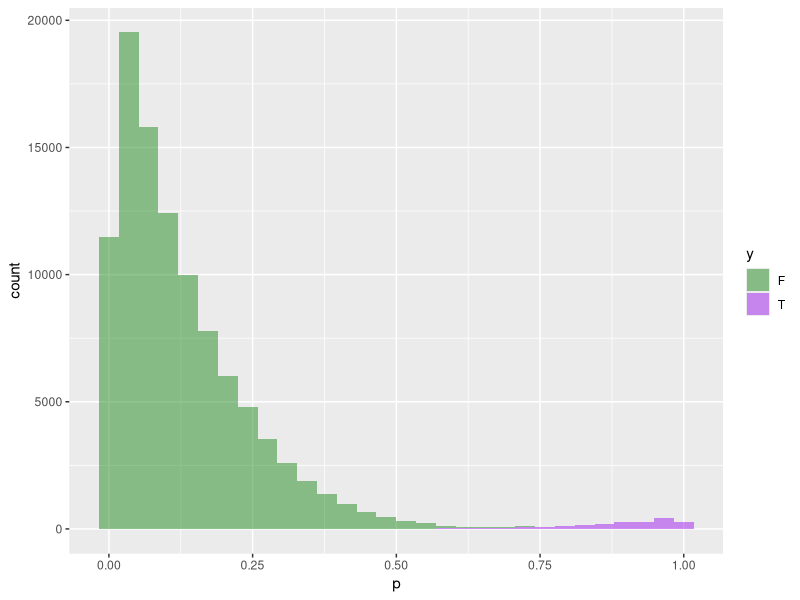
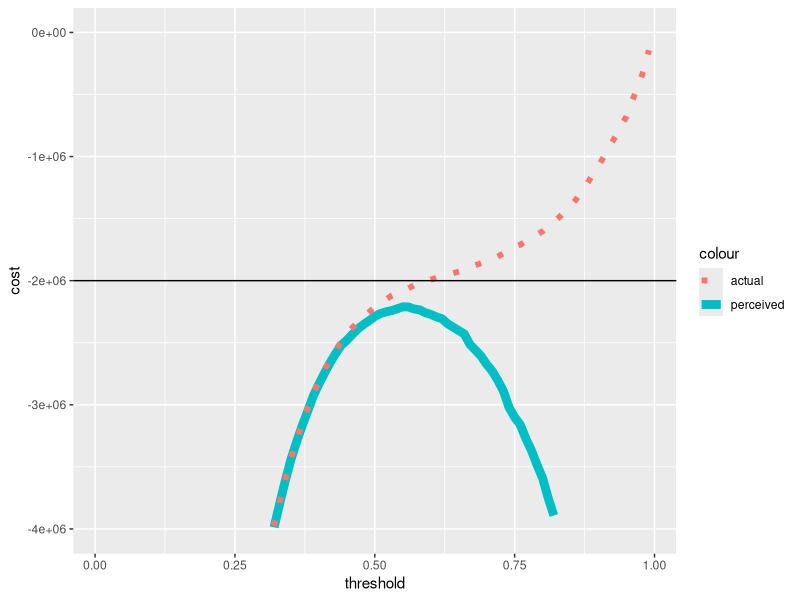

The R script that drew these images, in order:
## ---- chunk 1
knitr::opts_chunk$set(echo = TRUE)
## ---- chunk 2
n_F <- 100000
p_F <- rbeta(n_F, 1, 7)
n_T <- 2000
p_T <- rbeta(n_T, 7, 1)

library(tidyverse)
synth_dat <- tibble(p=p_T,y='T') %>% bind_rows(tibble(p=p_F,y='F'))

synth_dat %>% ggplot(aes(x=p, fill=y), color='black') + 
  geom_histogram(alpha=0.5) +
  scale_fill_manual(values=c('forestgreen','purple')) 

## ---- chunk 3

Confusion_Matrix <- set_names(seq(0.01,0.99,0.01)) %>% 
  map( ~ table(factor(ifelse(synth_dat$p>=.x,'T','F')), factor(synth_dat$y)))

Cost_Benefit_Matrix <- matrix(c(0,-5000,-300,-1000), nrow=2, ncol=2, byrow=TRUE)
  
Cost <- Confusion_Matrix %>%
  map( ~ sum(.x * Cost_Benefit_Matrix))

Cost_actual <- Confusion_Matrix %>%
  map( ~ sum((.x*Cost_Benefit_Matrix)[2,]))

tibble(threshold=as.numeric(names(Cost)), 
       cost=unlist(Cost), cost_actual=unlist(Cost_actual)) %>%
  ggplot() + geom_line(aes(x=threshold, y=cost, color='perceived'), size=3) +
  geom_line(aes(x=threshold, y=cost_actual, color='actual'), 
            size=2, linetype='dotted') +
  ylim(c(-4000000,0)) + scale_fill_manual(values=c('forestgreen','purple')) +
  geom_abline(slope=0, intercept=-2000000)
## ---- chunk 4
print(Confusion_Matrix[[60]])
print(Confusion_Matrix[[60]]*Cost_Benefit_Matrix)
